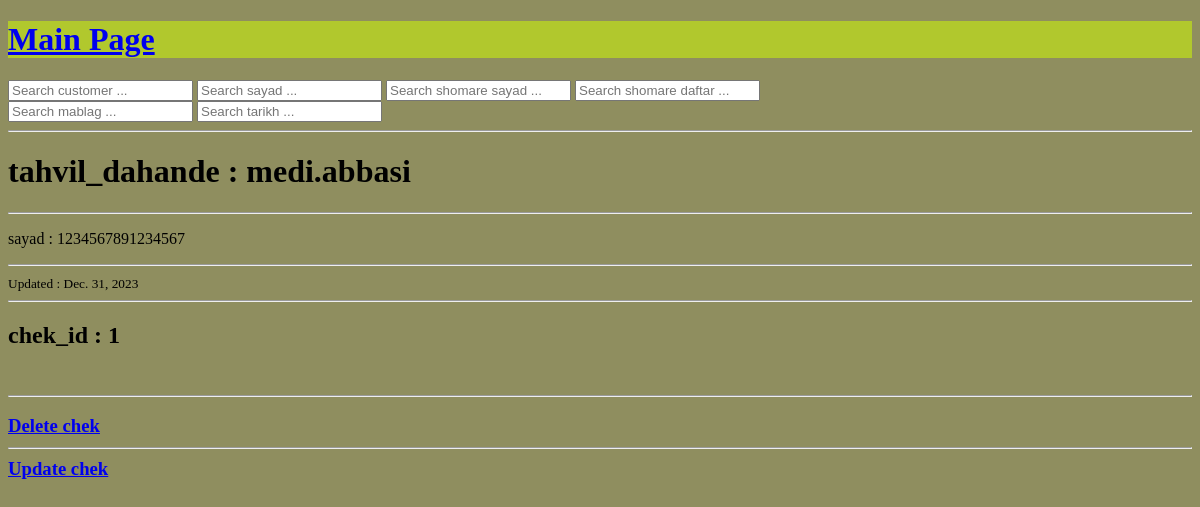
/chek/profile/1, run on an earlier commit of the app's database.
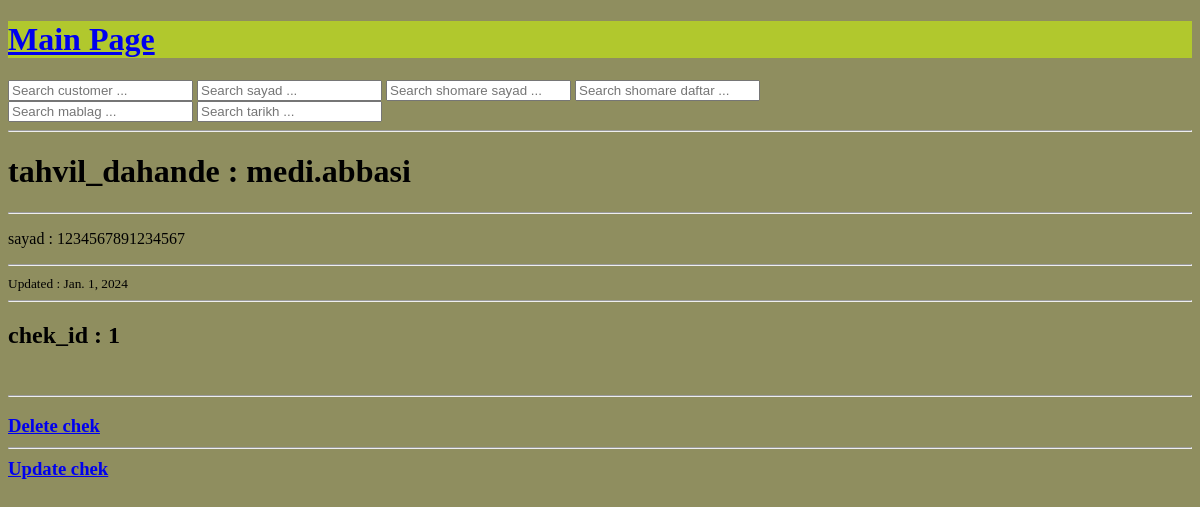
And on a later commit of the database.
### chek0/models.py (models this page shows, shortened)
class Chek(models.Model):
    tahvil_dahande = models.ForeignKey(Moshtary, null=True, on_delete=models.SET_NULL)
    daftar = models.IntegerField()
    shomare_sayad = models.CharField(max_length=16)
    tarikh = models.CharField(max_length=15)
    mablag = models.CharField(max_length=20)
    kode_meli = models.CharField(max_length=20)
    magsad = models.CharField(max_length=100, null=True, blank=True)
    tarikhe_daryaft = models.DateField(auto_now_add=True)
    updated = models.DateField(auto_now=True)
    ki_daryaft_kard = models.CharField(max_length=100, null=True, blank=True)
    class Meta:
        ordering = ['-shomare_sayad', ]

### customer0/models.py (models this page shows)
class Moshtary(models.Model):
    name = models.CharField(max_length=50)
    kode_meli = models.CharField(max_length=16, blank =True, null = True)
    shomare = models.CharField(max_length=16)
    address = models.TextField()
    sagfe_etebar = models.CharField(max_length=16)
    class Meta:
        ordering = ['-name', ]
    def __str__(self) -> str:
        return self.name[0:50]

### chek0/views.py (the view)
# urls.py: path('profile/<int:id>', views.chek_profile, name='profile'),
def chek_profile(request, id):
    chek = get_object_or_404(Chek, id=id)
    content = {'chek': chek}
    return render(request, 'chek0/profile.html', content)

### chek0/templates/chek0/profile.html (shortened to what this page needs)
{% extends 'main.html' %}
{% block content %}
<h1> tahvil_dahande : {{chek.tahvil_dahande}}</h1>
<hr>
<div>
    <p> sayad : {{chek.shomare_sayad}}</p>
</div>
<hr>
<small> Updated : {{chek.updated}}</small>
<hr>
<h2> chek_id : {{chek.id}}</h2> <br>
<hr>
<h3>
<a href = "{% url 'chek:delete'  chek.id %}"> Delete chek </a> <br><hr>
<a href="{% url 'chek:update' chek.id %}"> Update chek</a> <br>
</h3>
{% endblock content %}

What changed in the data, as far as the page shows it:
changed Chek "medi.abbasi": updated "Dec. 31, 2023" → "Jan. 1, 2024"
